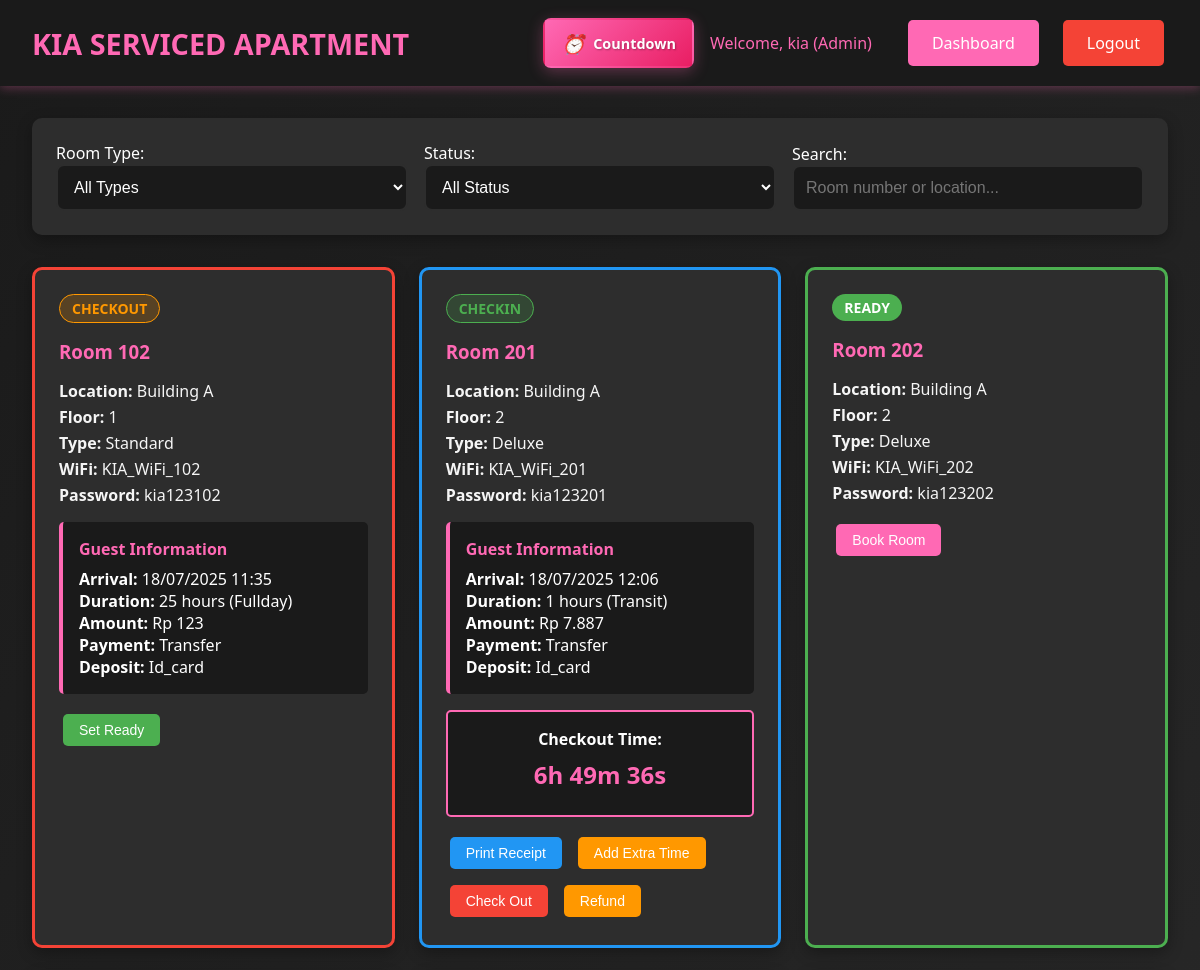
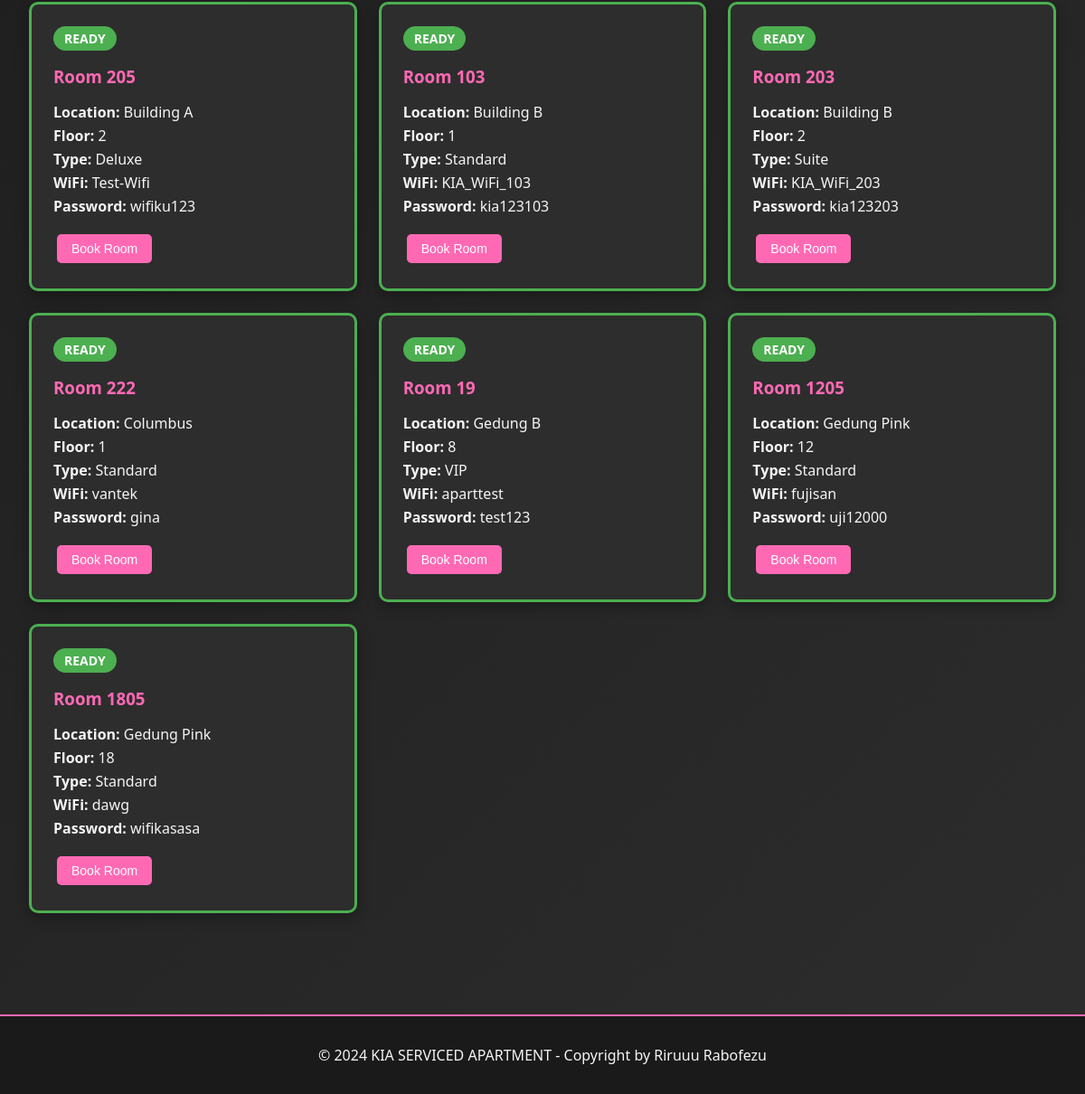
Page /index.php (signed in) on the committed database (2 pictures, top to bottom).
### tables this page shows
CREATE TABLE `rooms` (
  `id` int(11) NOT NULL,
  `location` varchar(100) NOT NULL,
  `floor_number` int(11) NOT NULL,
  `room_number` varchar(20) NOT NULL,
  `room_type` varchar(50) NOT NULL,
  `wifi_name` varchar(100) DEFAULT NULL,
  `wifi_password` varchar(100) DEFAULT NULL,
  `status` enum('ready','booked','checkin','checkout') DEFAULT 'ready',
  `created_at` timestamp NOT NULL DEFAULT CURRENT_TIMESTAMP,
  `updated_at` timestamp NOT NULL DEFAULT CURRENT_TIMESTAMP ON UPDATE CURRENT_TIMESTAMP
);

### includes/config.php (called while the page is built, shortened)
<?php
function isLoggedIn() {
    return isset($_SESSION['user_id']);
}
function getUserRole() {
    return $_SESSION['user_role'] ?? null;
}
function hasPermission($required_roles) {
    $user_role = getUserRole();
    return in_array($user_role, $required_roles);
}
function formatCurrency($amount) {
    return 'Rp ' . number_format($amount, 0, ',', '.');
}
function formatDateTime($datetime) {
    return date('d/m/Y H:i', strtotime($datetime));
}
?>

### index.php (the view, shortened to what this page needs)
<?php
require_once 'includes/config.php';
$isLoggedIn = isLoggedIn();
if ($isLoggedIn) {
    $sql = "SELECT r.*,
                   b.id as booking_id,
                   b.guest_name,
                   b.arrival_time,
                   b.phone_number,
                   b.duration_type,
                   b.duration_hours,
                   b.price_amount,
                   b.payment_method,
                   b.deposit_type,
                   b.deposit_amount,
                   b.notes,
                   b.status as booking_status,
                   b.checkin_time,
                   b.checkout_time,
                   b.extra_time_hours,
                   b.extra_time_amount
            FROM rooms r
            LEFT JOIN (
                SELECT b1.*
                FROM bookings b1
                INNER JOIN (
                    SELECT room_id, MAX(id) as max_id
                    FROM bookings
                    WHERE status IN ('booked', 'checkin', 'checkout')
                    GROUP BY room_id
                ) b2 ON b1.room_id = b2.room_id AND b1.id = b2.max_id
            ) b ON r.id = b.room_id
            ORDER BY
                CASE
                    WHEN b.status = 'booked' AND b.arrival_time < NOW() THEN 1
                    ELSE 2
                END,
                r.location, r.floor_number, r.room_number";
}
$stmt = $pdo->prepare($sql);
$stmt->execute();
$rooms = $stmt->fetchAll();
foreach ($rooms as $key => $room) {
    if ($room['status'] == 'ready') {
        $rooms[$key]['status'] = 'ready';
        $rooms[$key]['booking_id'] = null;
        $rooms[$key]['guest_name'] = null;
        $rooms[$key]['arrival_time'] = null;
        $rooms[$key]['phone_number'] = null;
        $rooms[$key]['duration_type'] = null;
        $rooms[$key]['duration_hours'] = null;
        $rooms[$key]['price_amount'] = null;
        $rooms[$key]['payment_method'] = null;
        $rooms[$key]['deposit_type'] = null;
        $rooms[$key]['deposit_amount'] = null;
        $rooms[$key]['notes'] = null;
        $rooms[$key]['booking_status'] = null;
        $rooms[$key]['checkin_time'] = null;
        $rooms[$key]['checkout_time'] = null;
        $rooms[$key]['extra_time_hours'] = null;
        $rooms[$key]['extra_time_amount'] = null;
    } elseif ($room['booking_id']) {
        $rooms[$key]['status'] = $room['booking_status'];
    } else {
        $rooms[$key]['status'] = 'ready';
    }
}
?>
<!DOCTYPE html>
<html lang="id">
<head>
    <link rel="stylesheet" href="assets/css/style.css">
</head>
<body>
    <header class="header">
        <div class="header-content">
            <a href="index.php" class="logo">KIA SERVICED APARTMENT</a>
            <div class="header-actions">
                <a href="countdown.php" class="btn-countdown-header">
                    <i class="countdown-icon-small">⏰</i>
                    <span>Countdown</span>
                </a>
                <?php if ($isLoggedIn): ?>
                    <span style="color: var(--primary-pink); margin-right: 1rem;">
                        Welcome, <?php echo htmlspecialchars($_SESSION['full_name']); ?> (<?php echo ucfirst($_SESSION['user_role']); ?>)
                    </span>
                    <a href="admin/dashboard.php" class="btn btn-primary">Dashboard</a>
                    <a href="includes/logout.php" class="btn btn-danger">Logout</a>
                <?php else: ?>
                    <button id="loginBtn" class="nav-toggle">Login</button>
                <?php endif; ?>
            </div>
        </div>
    </header>
    <div class="container">
        <div class="filters">
            <div class="filter-row">
                <div class="filter-group">
                    <label for="roomTypeFilter">Room Type:</label>
                    <select id="roomTypeFilter" class="form-control filter-control">
                        <option value="">All Types</option>
                    </select>
                </div>
                <div class="filter-group">
                    <label for="statusFilter">Status:</label>
                    <select id="statusFilter" class="form-control filter-control">
                        <option value="">All Status</option>
                    </select>
                </div>
                <div class="filter-group">
                    <label for="searchFilter">Search:</label>
                    <input type="text" id="searchFilter" class="form-control filter-control"
                           placeholder="Room number or location...">
                </div>
            </div>
        </div>
        <div class="rooms-grid" id="roomsGrid">
            <?php foreach ($rooms as $room): ?>
                <div class="room-card <?php echo $room['status']; ?>"
                     data-room-type="<?php echo htmlspecialchars($room['room_type']); ?>"
                     data-status="<?php echo $room['status']; ?>"
                     data-room-number="<?php echo htmlspecialchars($room['room_number']); ?>"
                     data-location="<?php echo htmlspecialchars($room['location']); ?>">
                    <div class="room-status status-<?php echo $room['status']; ?>">
                        <?php echo ucfirst($room['status']); ?>
                    </div>
                    <div class="room-info">
                        <h3>Room <?php echo htmlspecialchars($room['room_number']); ?></h3>
                        <div class="room-details">
                            <p><strong>Location:</strong> <?php echo htmlspecialchars($room['location']); ?></p>
                            <p><strong>Floor:</strong> <?php echo $room['floor_number']; ?></p>
                            <p><strong>Type:</strong> <?php echo htmlspecialchars($room['room_type']); ?></p>
                            <?php if ($isLoggedIn): ?>
                                <p><strong>WiFi:</strong> <?php echo htmlspecialchars($room['wifi_name']); ?></p>
                                <p><strong>Password:</strong> <?php echo htmlspecialchars($room['wifi_password']); ?></p>
                            <?php endif; ?>
                        </div>
                    </div>
                    <?php if ($room['booking_id'] && $isLoggedIn): ?>
                        <div class="guest-info">
                            <h4>Guest Information</h4>
                            <p><strong>Arrival:</strong> <?php echo formatDateTime($room['arrival_time']); ?></p>
                            <p><strong>Duration:</strong> <?php echo $room['duration_hours']; ?> hours (<?php echo ucfirst($room['duration_type']); ?>)</p>
                            <p><strong>Amount:</strong> <?php echo formatCurrency($room['price_amount']); ?></p>
                            <p><strong>Payment:</strong> <?php echo ucfirst($room['payment_method']); ?></p>
                            <p><strong>Deposit:</strong> <?php echo ucfirst($room['deposit_type']); ?>
                            </p>
                        </div>
                        <?php if ($room['status'] == 'checkin'): ?>
                            <?php
                            $checkin_time = strtotime($room['checkin_time']);
                            $checkout_time = $checkin_time + ($room['duration_hours'] * 3600) + ($room['extra_time_hours'] * 3600);
                            $checkout_datetime = date('Y-m-d H:i:s', $checkout_time);
                            ?>
                            <div class="countdown">
                                <p><strong>Checkout Time:</strong></p>
                                <div class="countdown-timer"
                                     data-target="<?php echo $checkout_datetime; ?>"
                                     data-booking-id="<?php echo $room['booking_id']; ?>"></div>
                            </div>
                        <?php endif; ?>
                    <?php endif; ?>
                    <?php if ($isLoggedIn): ?>
                        <div class="room-actions">
                            <?php if ($room['status'] == 'ready'): ?>
                                <button onclick="bookRoom(<?php echo $room['id']; ?>)"
                                        class="btn btn-primary btn-sm">Book Room</button>
                            <?php elseif ($room['status'] == 'checkin'): ?>
                                <button onclick="printReceipt(<?php echo $room['booking_id']; ?>)"
                                        class="btn btn-info btn-sm">Print Receipt</button>
                                <button onclick="addExtraTime(<?php echo $room['booking_id']; ?>)"
                                        class="btn btn-warning btn-sm">Add Extra Time</button>
                                <button onclick="checkoutRoom(<?php echo $room['booking_id']; ?>)"
                                        class="btn btn-danger btn-sm">Check Out</button>
                                <?php if (hasPermission(['admin', 'superuser'])): ?>
                                    <button onclick="processRefund(<?php echo $room['booking_id']; ?>)"
                                            class="btn btn-warning btn-sm">Refund</button>
                                <?php endif; ?>
                            <?php elseif ($room['status'] == 'checkout'): ?>
                                <button onclick="setRoomReady(<?php echo $room['id']; ?>)"
                                        class="btn btn-success btn-sm">Set Ready</button>
                            <?php endif; ?>
                        </div>
                    <?php endif; ?>
                </div>
            <?php endforeach; ?>
        </div>
    </div>
    <footer class="footer">
        <p>&copy; 2024 KIA SERVICED APARTMENT - Copyright by Riruuu Rabofezu</p>
    </footer>
</body>
</html>

### rows in the picture
rooms: status "CHECKOUT", room_number "102", location "Building A", floor_number "1", room_type "Standard", wifi_name "KIA_WiFi_102", wifi_password "kia123102", arrival_time "18/07/2025 11:35", duration_hours "25", duration_type "Fullday", price_amount "Rp 123", payment_method "Transfer", deposit_type "Id_card"
rooms: status "CHECKIN", room_number "201", location "Building A", floor_number "2", room_type "Deluxe", wifi_name "KIA_WiFi_201", wifi_password "kia123201", arrival_time "18/07/2025 12:06", duration_hours "1", duration_type "Transit", price_amount "Rp 7.887", payment_method "Transfer", deposit_type "Id_card"
rooms: status "READY", room_number "202", location "Building A", floor_number "2", room_type "Deluxe", wifi_name "KIA_WiFi_202", wifi_password "kia123202"
rooms: status "READY", room_number "205", location "Building A", floor_number "2", room_type "Deluxe", wifi_name "Test-Wifi", wifi_password "wifiku123"
rooms: status "READY", room_number "103", location "Building B", floor_number "1", room_type "Standard", wifi_name "KIA_WiFi_103", wifi_password "kia123103"
rooms: status "READY", room_number "203", location "Building B", floor_number "2", room_type "Suite", wifi_name "KIA_WiFi_203", wifi_password "kia123203"
rooms: status "READY", room_number "222", location "Columbus", floor_number "1", room_type "Standard", wifi_name "vantek", wifi_password "gina"
rooms: status "READY", room_number "19", location "Gedung B", floor_number "8", room_type "VIP", wifi_name "aparttest", wifi_password "test123"
rooms: status "READY", room_number "1205", location "Gedung Pink", floor_number "12", room_type "Standard", wifi_name "fujisan", wifi_password "uji12000"
rooms: status "READY", room_number "1805", location "Gedung Pink", floor_number "18", room_type "Standard", wifi_name "dawg", wifi_password "wifikasasa"

### other values in the picture
$_SESSION['full_name'] "kia"
$_SESSION['user_role'] "Admin"
